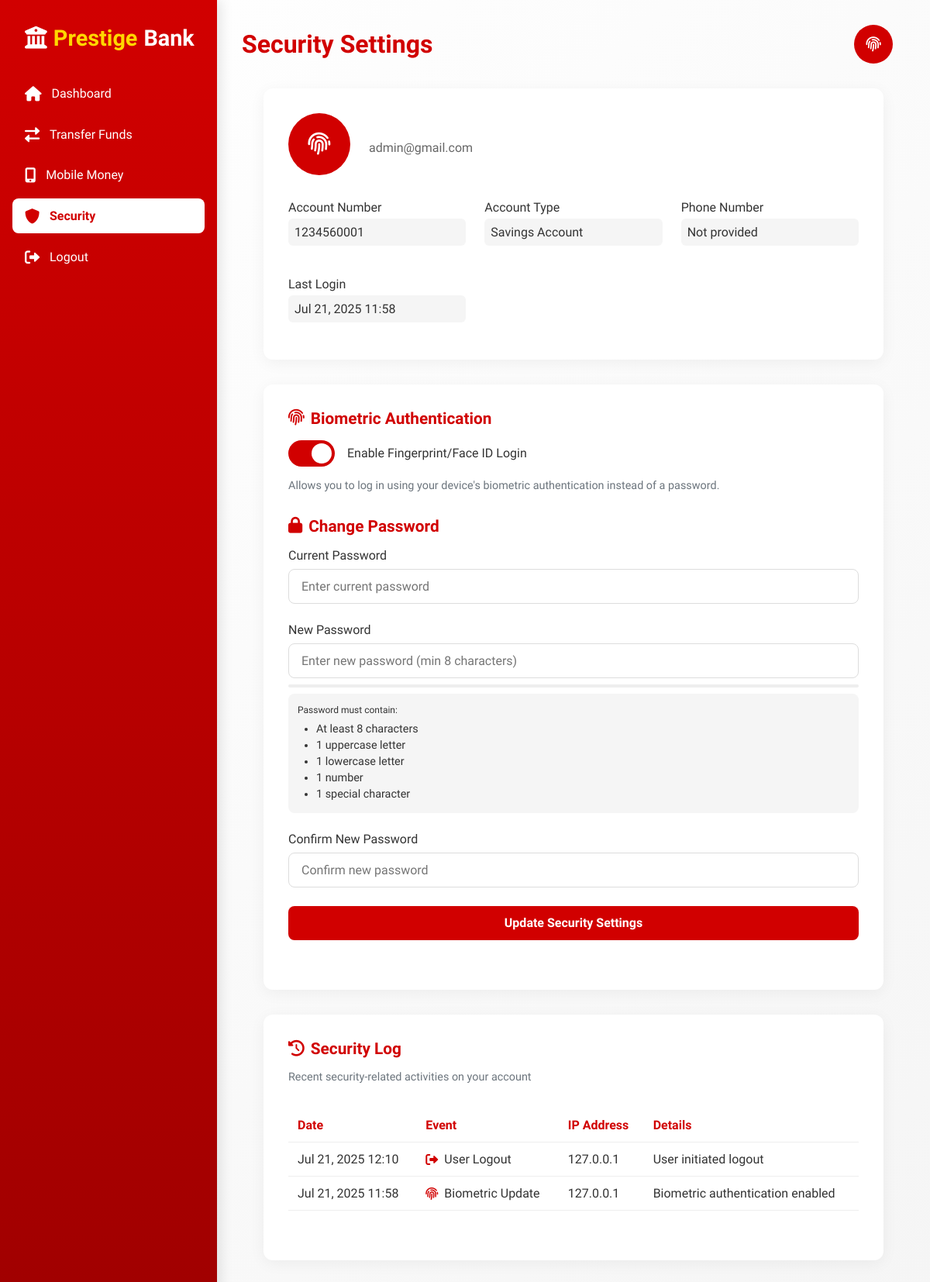
/security/ (signed in), run on an earlier commit of the app's database.
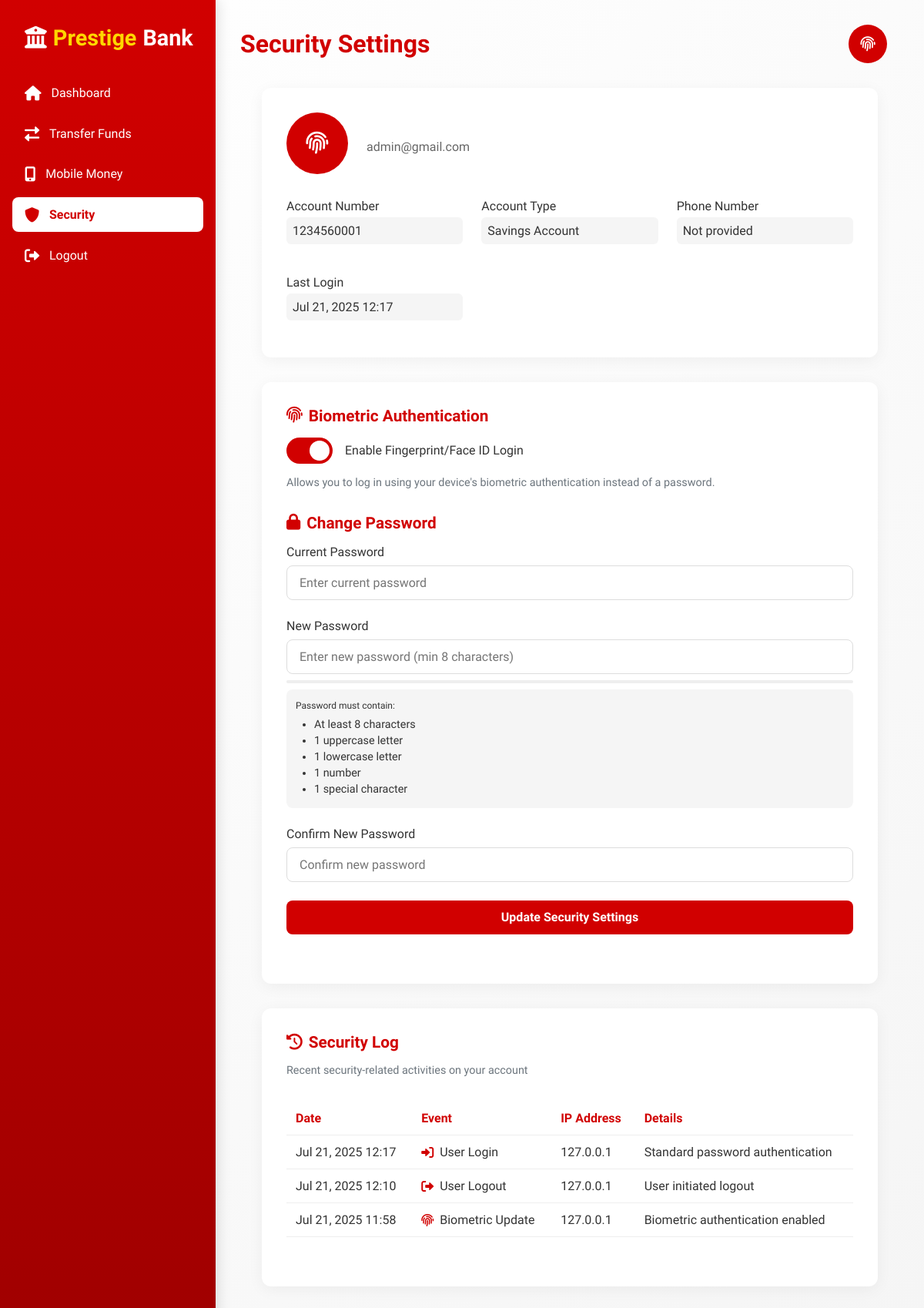
And on a later commit of the database.
### accounts/models.py (models this page shows, shortened)
class User(AbstractBaseUser):
    image = models.ImageField(null=True, blank=True)
    username = models.CharField(max_length=100, null=True, blank=True, unique=True)
    full_name = models.CharField(max_length=200, blank=True, null=True)
    email = models.EmailField(unique=True)
    phone = models.CharField(max_length=20, null=True, blank=True)
    biometric_data = models.TextField(null=True, blank=True)
    is_biometric_enabled = models.BooleanField(default=False)
    is_active = models.BooleanField(default=True)
    date_joined = models.DateTimeField(verbose_name="date joined", auto_now_add=True)
    last_login = models.DateTimeField(verbose_name="last joined", auto_now=True)
    is_admin = models.BooleanField(default=False)
    is_staff = models.BooleanField(default=False)
    is_superuser = models.BooleanField(default=False)
    is_ceo = models.BooleanField(default=False, null=True, blank=True)
    is_manager = models.BooleanField(default=False, null=True, blank=True)
    objects = MyAccountManager()
    USERNAME_FIELD = "email"
    REQUIRED_FIELDS = []
    class Meta:
        verbose_name_plural = "Users"
        ordering = ["-id"]

### bank/models.py (models this page shows, shortened)
class SecurityLog(TimeBaseModel):
    EVENT_TYPES = [
        ('LOGIN', 'User Login'),
        ('LOGOUT', 'User Logout'),
        ('PASSWORD_CHANGE', 'Password Change'),
        ('TRANSACTION', 'Transaction'),
        ('BIOMETRIC_UPDATE', 'Biometric Update'),
    ]
    user = models.ForeignKey(User, on_delete=models.CASCADE)
    event_type = models.CharField(max_length=20, choices=EVENT_TYPES)
    ip_address = models.GenericIPAddressField()
    device_info = models.JSONField(default=dict)
    timestamp = models.DateTimeField(auto_now_add=True)
    details = models.TextField()

### bank/views.py (the view)
# urls.py: path('security/', views.security_settings, name='security_settings'),
@login_required
def security_settings(request):
    user = request.user
    accounts = Account.objects.filter(customer=user, status='ACTIVE')
    if request.method == 'POST':
        form = SecuritySettingsForm(user, request.POST)
        if form.is_valid():
            if form.cleaned_data.get('new_password'):
                user.set_password(form.cleaned_data['new_password'])
                user.last_password_change = timezone.now()
                user.save()
                from django.contrib.auth import update_session_auth_hash
                update_session_auth_hash(request, user)
                messages.success(request, "Password changed successfully!")
                SecurityLog.objects.create(
                    user=user,
                    event_type='PASSWORD_CHANGE',
                    ip_address=get_client_ip(request),
                    details='Password changed successfully'
                )
            new_biometric_status = form.cleaned_data.get('enable_biometric', False)
            if user.is_biometric_enabled != new_biometric_status:
                user.is_biometric_enabled = new_biometric_status
                user.save()
                status = "enabled" if new_biometric_status else "disabled"
                messages.success(request, f"Biometric authentication {status}!")
                SecurityLog.objects.create(
                    user=user,
                    event_type='BIOMETRIC_UPDATE',
                    ip_address=get_client_ip(request),
                    details=f'Biometric authentication {status}'
                )
            return redirect('security_settings')
    else:
        form = SecuritySettingsForm(user)
    security_logs = SecurityLog.objects.filter(user=user).order_by('-timestamp')[:10]
    return render(request, 'main/security.html', {
        'form': form,
        'user': user,
        'accounts': accounts,
        'security_logs': security_logs
    })

### bank/forms.py (shortened to what this page needs)
class SecuritySettingsForm(forms.Form):
    enable_biometric = forms.BooleanField(
        required=False,
        widget=forms.CheckboxInput(),
        label="Enable Biometric Authentication"
    )
    current_password = forms.CharField(
        required=False,
        widget=forms.PasswordInput(attrs={
            'placeholder': 'Current password',
            'autocomplete': 'current-password'
        }),
        label="Current Password"
    )
    new_password = forms.CharField(
        required=False,
        widget=forms.PasswordInput(attrs={
            'placeholder': 'New password (min 8 characters)',
            'autocomplete': 'new-password'
        }),
        label="New Password",
        min_length=8
    )
    confirm_password = forms.CharField(
        required=False,
        widget=forms.PasswordInput(attrs={
            'placeholder': 'Confirm new password',
            'autocomplete': 'new-password'
        }),
        label="Confirm Password"
    )
    def __init__(self, user, *args, **kwargs):
        self.user = user
        super().__init__(*args, **kwargs)
        self.fields['enable_biometric'].initial = user.is_biometric_enabled

### templates/main/security.html (shortened to what the changed rows need)
<!DOCTYPE html>
<html lang="en">
<head>
    <link rel="stylesheet" href="https://cdnjs.cloudflare.com/ajax/libs/font-awesome/6.0.0-beta3/css/all.min.css">
</head>
<body>
    <div class="dashboard">
        <div class="main-content">
            <div class="security-container">
                <div class="profile-card">
                    <div class="profile-header">
                        <div class="profile-info">
                            <p>{{ user.email }}</p>
                        </div>
                    </div>
                    <div class="profile-details">
                        <div class="detail-item">
                            <label>Last Login</label>
                            <p>{{ user.last_login|date:"M d, Y H:i"|default:"Never" }}</p>
                        </div>
                    </div>
                </div>
                <div class="security-card">
                    <div class="security-section">
                        <div class="security-log">
                            <table class="log-table">
                                <thead>
                                    <tr>
                                        <th>Date</th>
                                        <th>Event</th>
                                        <th>IP Address</th>
                                        <th>Details</th>
                                    </tr>
                                </thead>
                                <tbody>
                                    {% for log in security_logs %}
                                    <tr class="log-item">
                                        <td>{{ log.timestamp|date:"M d, Y H:i" }}</td>
                                        <td>
                                            <div class="log-event">
                                                <i class="fas
                                                    {% if log.event_type == 'LOGIN' %}fa-sign-in-alt
                                                    {% elif log.event_type == 'LOGOUT' %}fa-sign-out-alt
                                                    {% elif log.event_type == 'PASSWORD_CHANGE' %}fa-key
                                                    {% elif log.event_type == 'BIOMETRIC_UPDATE' %}fa-fingerprint
                                                    {% else %}fa-shield-alt{% endif %}"></i>
                                                {{ log.get_event_type_display }}
                                            </div>
                                        </td>
                                        <td>{{ log.ip_address }}</td>
                                        <td>{{ log.details }}</td>
                                    </tr>
                                    {% empty %}
                                    <tr>
                                        <td colspan="4" style="text-align: center; padding: 1rem;">No security logs found</td>
                                    </tr>
                                    {% endfor %}
                                </tbody>
                            </table>
                        </div>
                    </div>
                </div>
            </div>
        </div>
    </div>
</body>
</html>

What changed in the data, as far as the page shows it:
changed User "admin@gmail.com": last_login "Jul 21, 2025 11:58" → "Jul 21, 2025 12:17"
added SecurityLog: timestamp "Jul 21, 2025 12:17", event_type "User Login", ip_address "127.0.0.1", details "Standard password authentication"
